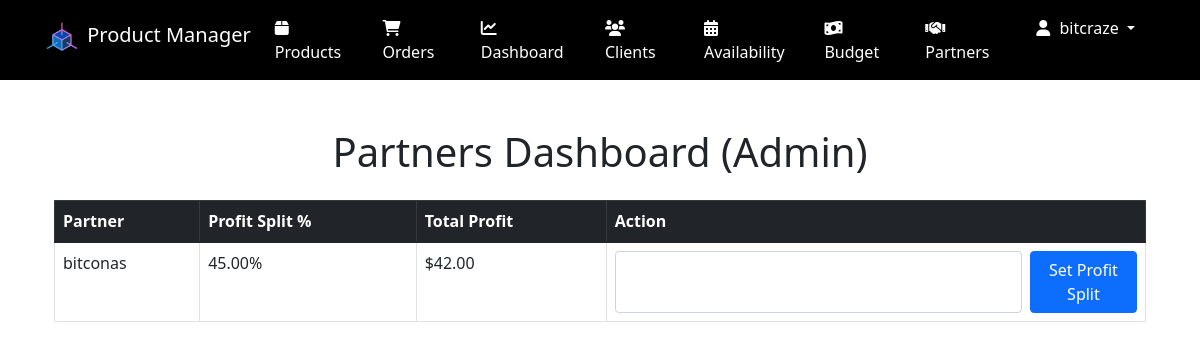
Page /partners/dashboard/ (signed in) on the earlier database version.
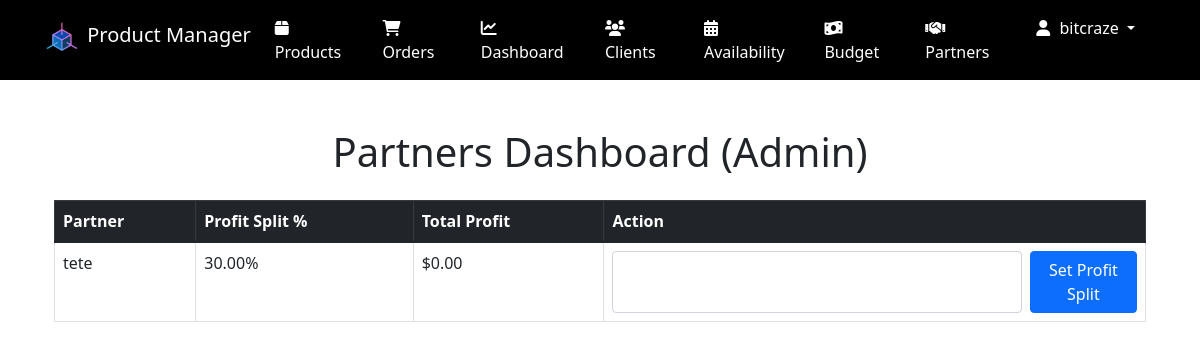
Same page on the later database version.
### partners/models.py (models this page shows, shortened)
class Partner(models.Model):
    user = models.OneToOneField(settings.AUTH_USER_MODEL, on_delete=models.CASCADE)
    profit_split_percentage = models.DecimalField(max_digits=5, decimal_places=2, default=0)
    total_profit = models.DecimalField(max_digits=10, decimal_places=2, default=0)

### accounts/models.py (models this page shows, shortened)
class CustomUser(AbstractUser):
    is_partner = models.BooleanField(default=False)

### partners/views.py (the view)
# urls.py: path('dashboard/', views.partner_dashboard, name='dashboard'),
@login_required
def partner_dashboard(request):
    if request.user.is_superuser:
        partners = Partner.objects.all()
        return render(request, 'partners/admin_dashboard.html', {'partners': partners})
    elif request.user.is_partner:
        partner = get_object_or_404(Partner, user=request.user)
        return render(request, 'partners/partner_dashboard.html', {'partner': partner})
    else:
        user = User.objects.get(username=request.user.username)
        partner_exists = Partner.objects.filter(user=user).exists()
        return HttpResponse(f"You are not a partner or superuser. Debug info: is_partner={user.is_partner}, partner_exists={partner_exists}")

### templates/partners/admin_dashboard.html (shortened to what this page needs)
{% extends 'base.html' %}
{% block content %}
<div class="container mt-5">
    <h1 class="text-center mb-4">Partners Dashboard (Admin)</h1>
    <div class="table-responsive">
        <table class="table table-bordered table-hover">
            <thead class="table-dark">
                <tr>
                    <th scope="col">Partner</th>
                    <th scope="col">Profit Split %</th>
                    <th scope="col">Total Profit</th>
                    <th scope="col">Action</th>
                </tr>
            </thead>
            <tbody>
                {% for partner in partners %}
                <tr>
                    <td>{{ partner.user.username }}</td>
                    <td>{{ partner.profit_split_percentage }}%</td>
                    <td>${{ partner.total_profit }}</td>
                    <td>
                        <form action="{% url 'partners:profit_split' partner.id %}" method="post" class="d-flex">
                            <input type="number" name="percentage" class="form-control me-2" step="0.01" min="0" max="100" required>
                            <button type="submit" class="btn btn-primary">Set Profit Split</button>
                        </form>
                    </td>
                </tr>
                {% endfor %}
            </tbody>
        </table>
    </div>
</div>
{% endblock %}

Differences in the rows shown:
changed Partner: user.username "bitconas" → "tete"; profit_split_percentage "45.00" → "30.00"; total_profit "42.00" → "0.00"
